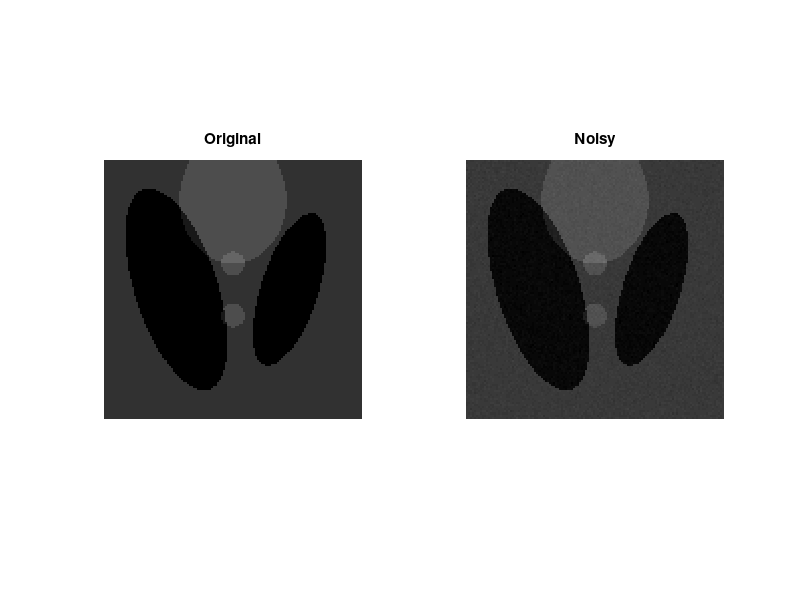

This chart was generated by the following MATLAB code: (Note: this script raises an error after producing the figure.)
% Simulation of shepp logan phantom
% Demo 5
clear all; close all; clc;
addpath(genpath('utils_functions'))

%% Dimensions to use in simulation
s=.0095; % noise level (NB actual Rician stdev depends on signal, see ricestat)
%Serena C. : s3=0.0057 about 3%noise
%            s5=0.0095 about 5% noise
%            s9=0.017 about 9% noise
%Vin:        max useful test: s=0.05

%% Set up test image
X_true = phantom;
hist_true=imhist(X_true);


%Other Noise
N = size(X_true,1); n = N^2;
g = X_true(:) + 0.05*max(X_true(:))*randn(n,1); %0.05  TODO: 0.09!!!!
X_noise=reshape(g,N,N);


X_noise = ricernd(X_true, s); %add rician noise





%% Compute and print
mu=1;
kMax=25;
MatchType={'None', 'ExactColtuc', 'UniformHistMatch', 'ExactColtuc', 'UniformHistMatch'};
Str= {'SplitB TV Std','SbTV Exact Noise', 'SbTV Approx Noise',  'SbTV Exact True', 'SbTV Approx True'};
nOfTests=size(MatchType,2);


%for s_noise=0.0045:0.005:0.02
%s=s_noise;
%X_noise = ricernd(X_true, s); %add rician noise

for sigma=0.01:0.03:0.11
[n,m] = size(X_true);
s=sigma;
X_noise = X_true + sigma.*randn(n,m); %0.05  TODO: 0.09!!!!


figure('Name', ['Comparison among denoiser' 'Noise'  num2str(s) ] ); colormap gray;
subplot(1,2,1); imagesc(X_true); axis off image; title('Original'); zoom(2);
subplot(1,2,2); imagesc(X_noise); axis off image; title('Noisy'); zoom(2);
%montage({imagesc(X_true),imagesc(X_noise)})


for lamb_i=1:5

lambda=3*10^(-1-lamb_i);
%Tol=10^(-2-lamb_i);
Tol=10^(-1-lamb_i);  % does not reach k max, convergence in 1/2 step
fprintf('Tol = %f \n', Tol)

ImageToMatch=X_noise;
for i=1:nOfTests-2
    HistMatchType=string(MatchType(i));
    [u{i},k{i},rel{i},l{i}, J{i}] = SB_IsotropicTV_2stage(X_noise,lambda,mu,ImageToMatch, HistMatchType,Tol, kMax, X_true);
    [outStr{i},nEr(i),psnr(i)]=printErPnsImages(string(Str{i}), u{i}, X_true);
    fprintf(string(outStr{i}));
end

ImageToMatch=X_true;

for i = (nOfTests-2) : nOfTests
    fprintf(string(Str{i}));
    HistMatchType = string(MatchType{i});
    [u{i},k{i},rel{i},l{i}, J{i}] = SB_IsotropicTV_2stage(X_noise,lambda,mu,ImageToMatch, HistMatchType,Tol, kMax, X_true);
    [outStr{i},nEr(i),psnr(i)]=printErPnsImages(string(Str{i}), u{i}, X_true);
    fprintf(string(outStr{i}));
end



%% Display

figure('Name', ['Comparison among denoiser' 'Noise'  num2str(s) 'Lambda' num2str(lambda,'%.1e') ] ); colormap gray;

for i=1:nOfTests
    subplot(2,3,i); imagesc(u{i}); axis image off; title(string(Str{i})); zoom(2);
end
tightfig;


%Fig 2
figure('Name',['Error vs. iteration' 'Noise'  num2str(s) 'Lambda' num2str(lambda,'%.1e')])
i=(0:k{1}); semilogy(i, l{1}(i+1)); hold on;
for j=2:nOfTests
    i=(0:k{j}); semilogy(i, l{j}(i+1),'--')
end
xlabel('Number of Iterations')
ylabel('Error')
legend(Str, 'Location', 'southeast')
legend('boxoff')



%Fig 3
figure('Name',['Jr vs. iteration' 'Noise'  num2str(s) 'Lambda' num2str(lambda,'%.1e')])
i=(0:k{1}); semilogy(i, J{1}(i+1)); hold on;
for j=2:nOfTests
    i=(0:k{j}); semilogy(i, J{j}(i+1),'-.')
end
xlabel('Number of Iterations')
ylabel('J')
legend(Str, 'Location', 'southeast')
legend('boxoff')


%Fig 3
figure('Name',['Rel. Error vs. iteration' 'Noise'  num2str(s) 'Lambda' num2str(lambda,'%.1e')])
i=(0:k{1}); semilogy(i, rel{1}(i+1)); hold on;
for j=2:nOfTests
    i=(0:k{j}); semilogy(i, rel{j}(i+1),'-.')
end
xlabel('Number of Iterations')
ylabel('Relative Error')
legend(Str, 'Location', 'southeast')
legend('boxoff')


%Fig 4
figure('Name',['Comparison of Rel. Err. and PDNR' 'Noise'  num2str(s) 'Lambda' num2str(lambda,'%.1e')])
c = categorical(Str);
subplot(2,1,1);
errors = nEr;
bar(c,errors,'BaseValue',min(errors)),set(gca,'yscale','log')
title('Err');
subplot(2,1,2);
Psnrs = psnr;
bar(c,Psnrs,'BaseValue',min(Psnrs))
title('PSNR Err');

end
end

%figure(3)
%plot(X(100,:))
%hold on;
%plot(u3(100,:))
%xlabel('Distance along profile')
%ylabel('Pixel intensity (Gray Value)')
%title('Intensity Profile (Isotropic TV-LSE)')
%legend('Original Image','Restored Image', 'Location', 'south')
%legend('boxoff')
